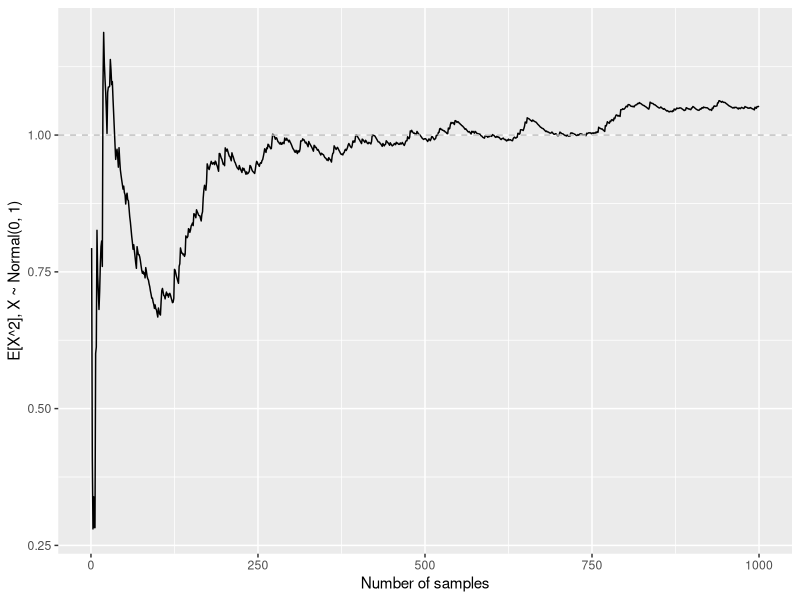

The R script that drew this image:
## ---- chunk 1
f <- function(x) x^2
df <- function(x) 2 * x
x <- c(1.0, 2.0) # c(current, new)
eps <- 0.00001; eta <- 0.01

while (abs(x[2] - x[1]) > eps) {
    x[1] = x[2] # update current value
    x[2] = x[1] - eta * df(x[1]) # update new value
}

print(x[2])
## ---- chunk 2
n <- 1000
x <- rnorm(n)
f_x <- cumsum(x^2) / (1:n)
library(ggplot2)
d <- data.frame(y=f_x, x=1:n)
ggplot(d, aes(x, y)) +
    geom_line() + 
    geom_hline(yintercept=1, linetype=2, colour="grey") +
    labs(x="Number of samples",
         y="E[X^2], X ~ Normal(0, 1)")
